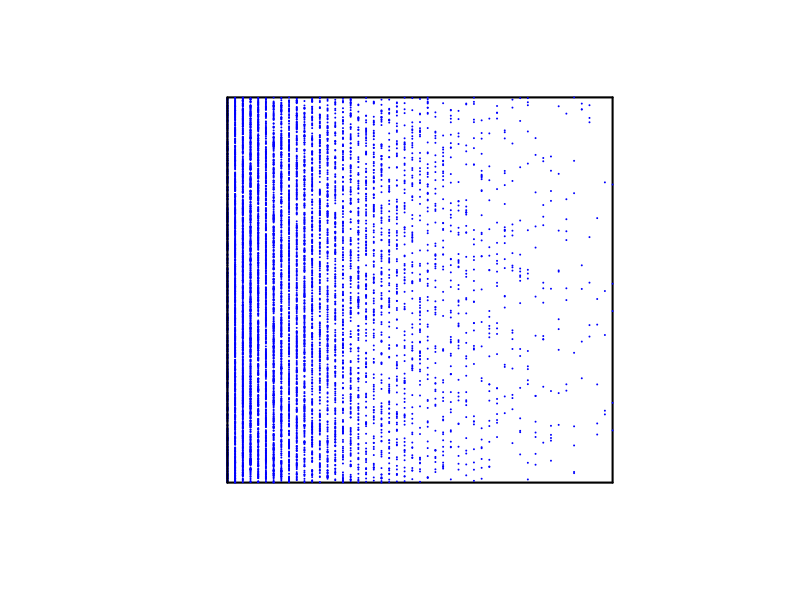
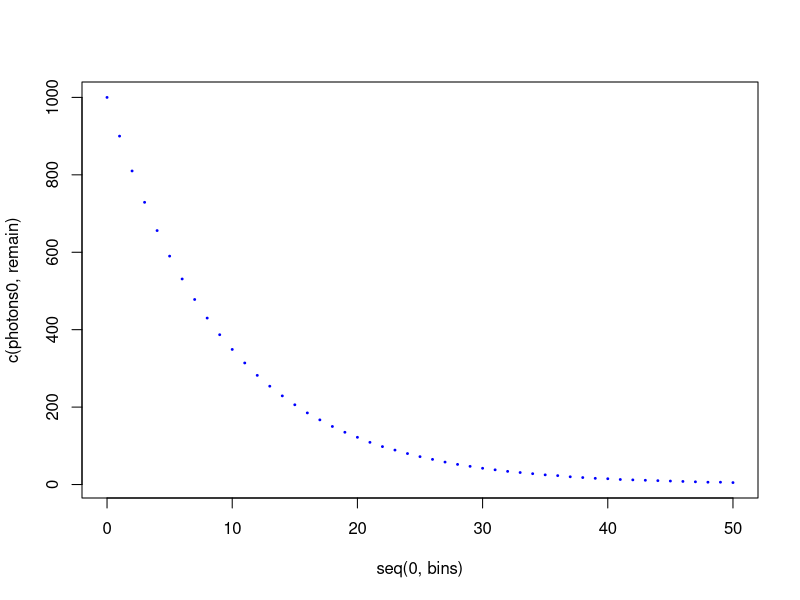
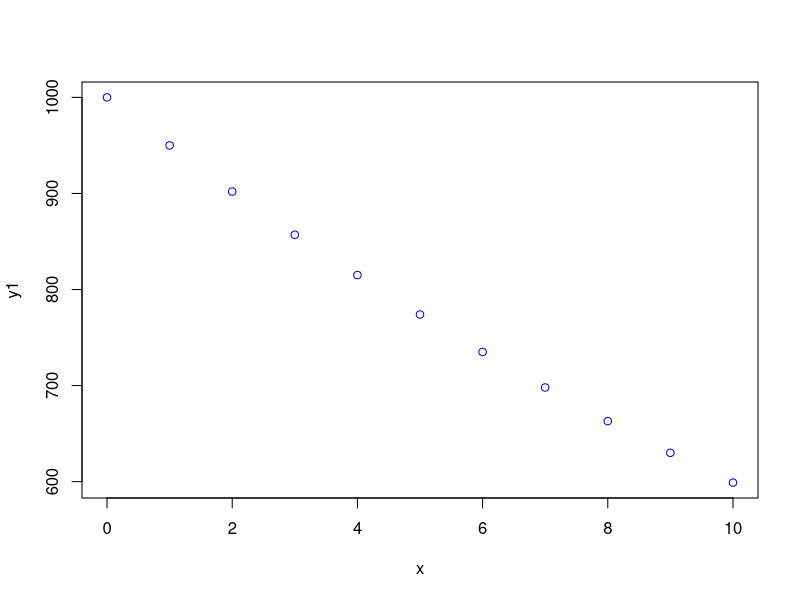
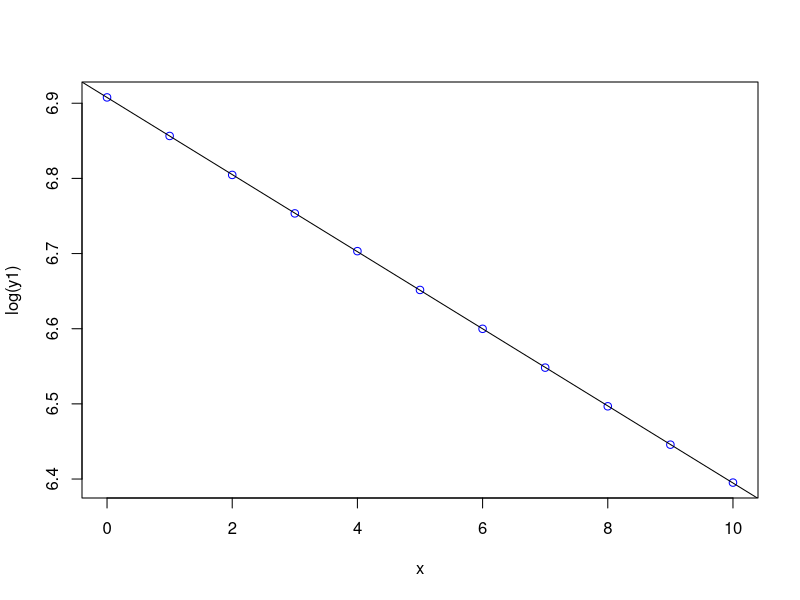

Reproduce these figures in R, in order. (Note: this script raises an error after producing the figures.)
  set.seed(50)  
  epsilon = 0.9
  photons = 1000
  bins = 50
  photons0 = photons
  y = runif(photons, min = 0, max = 1)
  x = rep(0, photons)

  
  plot(x = x, y = y, pch = 19, col = "blue", cex = 0.1,
       xlim = c(0,1), xlab = "", ylab = "", bty = "n",
       ylim = c(0,1), asp = 1, xaxt = "n", yaxt = "n")
  lines(x = c(0,1), y = c(0,0), lwd = 2, col = "black")
  lines(x = c(1,1), y = c(0,1), lwd = 2, col = "black")
  lines(x = c(1,0), y = c(1,1), lwd = 2, col = "black")
  lines(x = c(0,0), y = c(1,0), lwd = 2, col = "black")
  
  # step though time
  remain = rep(photons,bins)
  for (i in 1:bins){
    photons = epsilon * photons
    y = runif(photons, min = 0, max = 1)
    x = rep(i/50, photons)
    points(x = x, y = y, pch = 19, col = "blue", cex = 0.1)
    remain[i] = round(photons,0)
  }
  plot(x = seq(0,bins), y = c(photons0,remain), 
       type = "p", pch = 19, col = "blue", cex = 0.25)

x = seq(0,10,1)
y1 = round(1000 * (0.95)^(x),0)
# y2 = 1000 * exp(-0.1 * x)
plot(x,y1, type = "p", col = "blue")  
# lines(x,y2, col = "red")
lm.1 = lm(log(y1) ~ x)
# lm.2 = lm(log(y2) ~ x)
plot(x = x, y = log(y1), type = "p", col = "blue")
abline(lm.1)
# lines(x = x, y = log(y2),  col = "red")
summary(lm.1)
# summary(lm.2)


d = seq(0,50)
P0 = 1000
P = round(1000 * (0.92)^(d),0)
model = nls(P~P0* exp(-k * d), start = list(P0 = 1000, k = 0.08))
summary(model)
plot(seq(0,1,0.02),y1, pch = 19, col = "blue")
calc = 9.999e2 * exp(-8.337e-2 * x)
lines(x = seq(0,1,0.02), y = calc)
